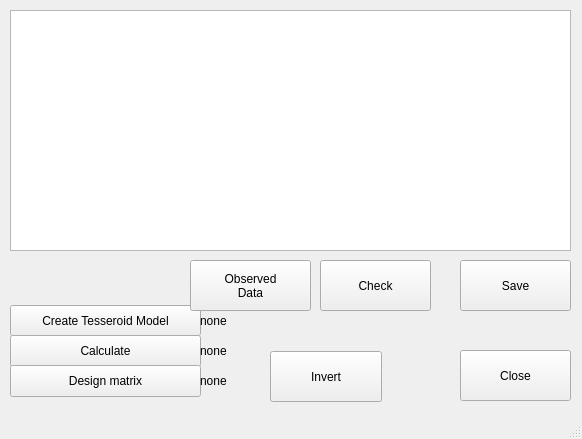
<?xml version="1.0" encoding="UTF-8"?>
<ui version="4.0">
 <class>MainWindow</class>
 <widget class="QMainWindow" name="MainWindow">
  <property name="geometry">
   <rect>
    <x>0</x>
    <y>0</y>
    <width>582</width>
    <height>439</height>
   </rect>
  </property>
  <property name="windowTitle">
   <string>MainWindow</string>
  </property>
  <property name="windowOpacity">
   <double>1.000000000000000</double>
  </property>
  <widget class="QWidget" name="centralwidget">
   <widget class="QPushButton" name="button_close">
    <property name="geometry">
     <rect>
      <x>460</x>
      <y>350</y>
      <width>111</width>
      <height>51</height>
     </rect>
    </property>
    <property name="layoutDirection">
     <enum>Qt::LeftToRight</enum>
    </property>
    <property name="text">
     <string>Close</string>
    </property>
    <property name="icon">
     <iconset>
      <normaloff>icons/icons8-exit-48.png</normaloff>icons/icons8-exit-48.png</iconset>
    </property>
    <property name="iconSize">
     <size>
      <width>32</width>
      <height>32</height>
     </size>
    </property>
   </widget>
   <widget class="QPushButton" name="pushButton_2">
    <property name="geometry">
     <rect>
      <x>10</x>
      <y>305</y>
      <width>191</width>
      <height>31</height>
     </rect>
    </property>
    <property name="text">
     <string>Create Tesseroid Model</string>
    </property>
   </widget>
   <widget class="QLabel" name="label">
    <property name="geometry">
     <rect>
      <x>200</x>
      <y>310</y>
      <width>51</width>
      <height>21</height>
     </rect>
    </property>
    <property name="text">
     <string>none</string>
    </property>
   </widget>
   <widget class="QPushButton" name="pushButton_3">
    <property name="geometry">
     <rect>
      <x>10</x>
      <y>335</y>
      <width>191</width>
      <height>32</height>
     </rect>
    </property>
    <property name="text">
     <string>Calculate</string>
    </property>
   </widget>
   <widget class="QPushButton" name="pushButton_4">
    <property name="geometry">
     <rect>
      <x>10</x>
      <y>365</y>
      <width>191</width>
      <height>32</height>
     </rect>
    </property>
    <property name="text">
     <string>Design matrix</string>
    </property>
   </widget>
   <widget class="QPushButton" name="pushButton_5">
    <property name="geometry">
     <rect>
      <x>270</x>
      <y>351</y>
      <width>112</width>
      <height>51</height>
     </rect>
    </property>
    <property name="text">
     <string>Invert</string>
    </property>
   </widget>
   <widget class="QLabel" name="label_2">
    <property name="geometry">
     <rect>
      <x>200</x>
      <y>340</y>
      <width>51</width>
      <height>21</height>
     </rect>
    </property>
    <property name="text">
     <string>none</string>
    </property>
   </widget>
   <widget class="QLabel" name="label_3">
    <property name="geometry">
     <rect>
      <x>200</x>
      <y>370</y>
      <width>51</width>
      <height>21</height>
     </rect>
    </property>
    <property name="text">
     <string>none</string>
    </property>
   </widget>
   <widget class="QTextEdit" name="config_editor">
    <property name="geometry">
     <rect>
      <x>10</x>
      <y>10</y>
      <width>561</width>
      <height>241</height>
     </rect>
    </property>
    <property name="autoFillBackground">
     <bool>false</bool>
    </property>
   </widget>
   <widget class="QPushButton" name="button_save">
    <property name="geometry">
     <rect>
      <x>460</x>
      <y>260</y>
      <width>111</width>
      <height>51</height>
     </rect>
    </property>
    <property name="text">
     <string>Save</string>
    </property>
    <property name="icon">
     <iconset>
      <normaloff>icons/icons8-save-48.png</normaloff>icons/icons8-save-48.png</iconset>
    </property>
    <property name="iconSize">
     <size>
      <width>32</width>
      <height>32</height>
     </size>
    </property>
   </widget>
   <widget class="QPushButton" name="button_checksum">
    <property name="geometry">
     <rect>
      <x>320</x>
      <y>260</y>
      <width>111</width>
      <height>51</height>
     </rect>
    </property>
    <property name="text">
     <string>Check</string>
    </property>
    <property name="icon">
     <iconset>
      <normaloff>icons/icons8-checklist-48.png</normaloff>icons/icons8-checklist-48.png</iconset>
    </property>
    <property name="iconSize">
     <size>
      <width>32</width>
      <height>32</height>
     </size>
    </property>
   </widget>
   <widget class="QPushButton" name="button_observed">
    <property name="geometry">
     <rect>
      <x>190</x>
      <y>260</y>
      <width>121</width>
      <height>51</height>
     </rect>
    </property>
    <property name="text">
     <string>Observed
Data</string>
    </property>
    <property name="icon">
     <iconset>
      <normaloff>icons/icons8-satellite-in-orbit-48.png</normaloff>icons/icons8-satellite-in-orbit-48.png</iconset>
    </property>
    <property name="iconSize">
     <size>
      <width>32</width>
      <height>32</height>
     </size>
    </property>
   </widget>
  </widget>
  <widget class="QStatusBar" name="statusbar"/>
  <action name="actionClose">
   <property name="text">
    <string>Close</string>
   </property>
  </action>
 </widget>
 <resources/>
 <connections/>
</ui>
